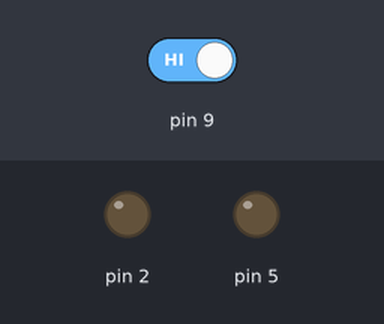
A sketch run on a simulated Arduino Nano, built with avr-gcc and run on an emulated ATmega328P. Shown: output pins drawn as LEDs (lit = HIGH). Inputs (shaded band) come from the test bench; at power-on: pin 9 HIGH. What the sketch prints to the serial monitor is not drawn.

Above: at 1.2 s.
1.3 s: pin 9 driven LOW
At 2.2 s:
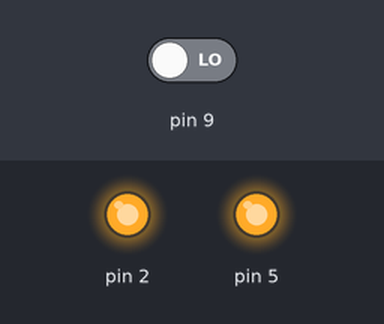
2.8 s: pin 9 driven HIGH
At 3.4 s:
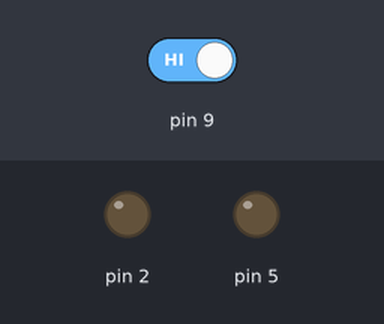
Timing chart, 0 to 5.8 s (numbered marks = the images above; inputs shaded):
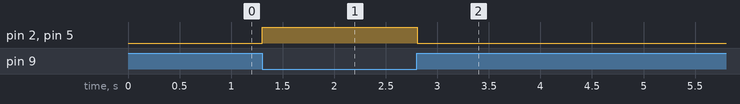

The sketch:

nano.ino
```cpp
void setup() {
  Serial.begin(9600);
  pinMode(A0,INPUT);
  pinMode(9,INPUT);
  pinMode(5,OUTPUT);
  pinMode(2,OUTPUT);
}

void loop() {
  Serial.println(digitalRead(9));
  if(digitalRead(9)!=1){
  digitalWrite(5,HIGH);
  digitalWrite(2,HIGH);
  delay(100);
  }
 else {digitalWrite(5,LOW);
 digitalWrite(2,LOW);
 }
}
```

Measured:
- after the input at 1.3 s, pin 2, pin 5: LOW → HIGH at once
- after the input at 2.8 s, pin 2, pin 5: HIGH → LOW at once
